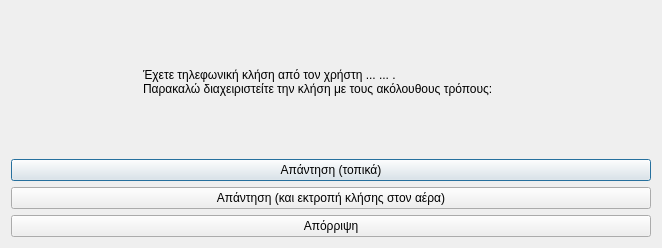
<?xml version="1.0" encoding="UTF-8"?>
<ui version="4.0">
 <class>Dialog</class>
 <widget class="QDialog" name="Dialog">
  <property name="geometry">
   <rect>
    <x>0</x>
    <y>0</y>
    <width>662</width>
    <height>248</height>
   </rect>
  </property>
  <property name="windowTitle">
   <string>Ηχητική κλήση</string>
  </property>
  <property name="windowIcon">
   <iconset resource="../../icons.qrc">
    <normaloff>:/rest-windows/assets/images/rest-windows/telephone.png</normaloff>:/rest-windows/assets/images/rest-windows/telephone.png</iconset>
  </property>
  <layout class="QGridLayout" name="gridLayout">
   <item row="0" column="0">
    <widget class="QFrame" name="frame">
     <property name="styleSheet">
      <string notr="true">QFrame{border:0px;}</string>
     </property>
     <property name="frameShape">
      <enum>QFrame::StyledPanel</enum>
     </property>
     <property name="frameShadow">
      <enum>QFrame::Raised</enum>
     </property>
     <layout class="QHBoxLayout" name="horizontalLayout">
      <item>
       <widget class="QLabel" name="image_label">
        <property name="maximumSize">
         <size>
          <width>117</width>
          <height>117</height>
         </size>
        </property>
        <property name="text">
         <string/>
        </property>
        <property name="pixmap">
         <pixmap resource="../../icons.qrc">:/rest-windows/assets/images/rest-windows/telephone.png</pixmap>
        </property>
        <property name="scaledContents">
         <bool>true</bool>
        </property>
       </widget>
      </item>
      <item>
       <widget class="QLabel" name="label">
        <property name="text">
         <string>Έχετε τηλεφωνική κλήση από τον χρήστη ... ... .
Παρακαλώ διαχειριστείτε την κλήση με τους ακόλουθους τρόπους:</string>
        </property>
        <property name="alignment">
         <set>Qt::AlignJustify|Qt::AlignVCenter</set>
        </property>
       </widget>
      </item>
     </layout>
    </widget>
   </item>
   <item row="1" column="0">
    <widget class="QPushButton" name="local_answer">
     <property name="text">
      <string>Απάντηση (τοπικά)</string>
     </property>
    </widget>
   </item>
   <item row="2" column="0">
    <widget class="QPushButton" name="public_answer">
     <property name="text">
      <string>Απάντηση (και εκτροπή κλήσης στον αέρα)</string>
     </property>
    </widget>
   </item>
   <item row="3" column="0">
    <widget class="QPushButton" name="ignore_call">
     <property name="text">
      <string>Απόρριψη</string>
     </property>
    </widget>
   </item>
  </layout>
 </widget>
 <tabstops>
  <tabstop>local_answer</tabstop>
  <tabstop>public_answer</tabstop>
  <tabstop>ignore_call</tabstop>
 </tabstops>
 <resources>
  <include location="../../icons.qrc"/>
  <include location="../../icons.qrc"/>
 </resources>
 <connections/>
</ui>
